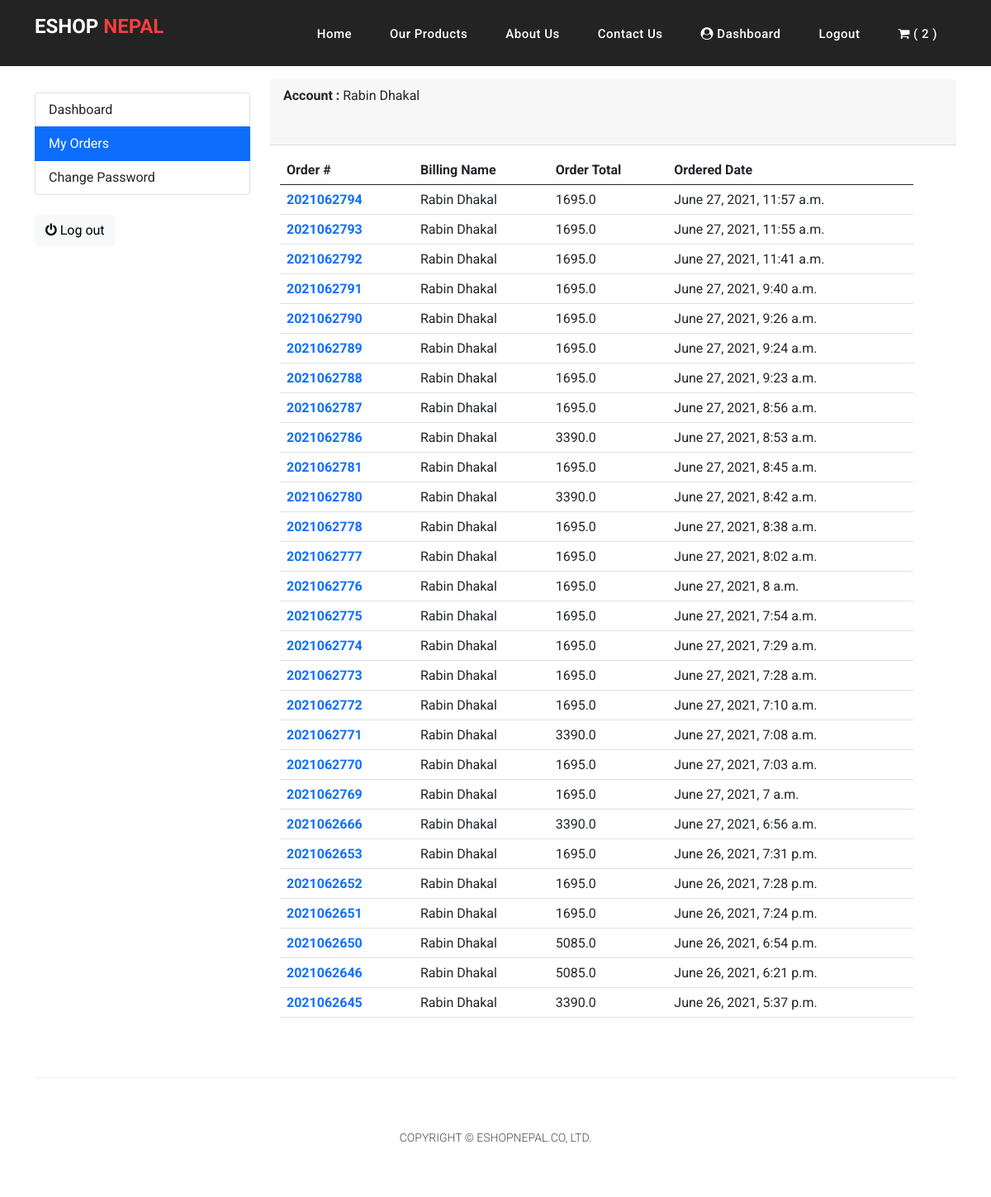
The app's page /account/my_orders/ (signed in), older data.
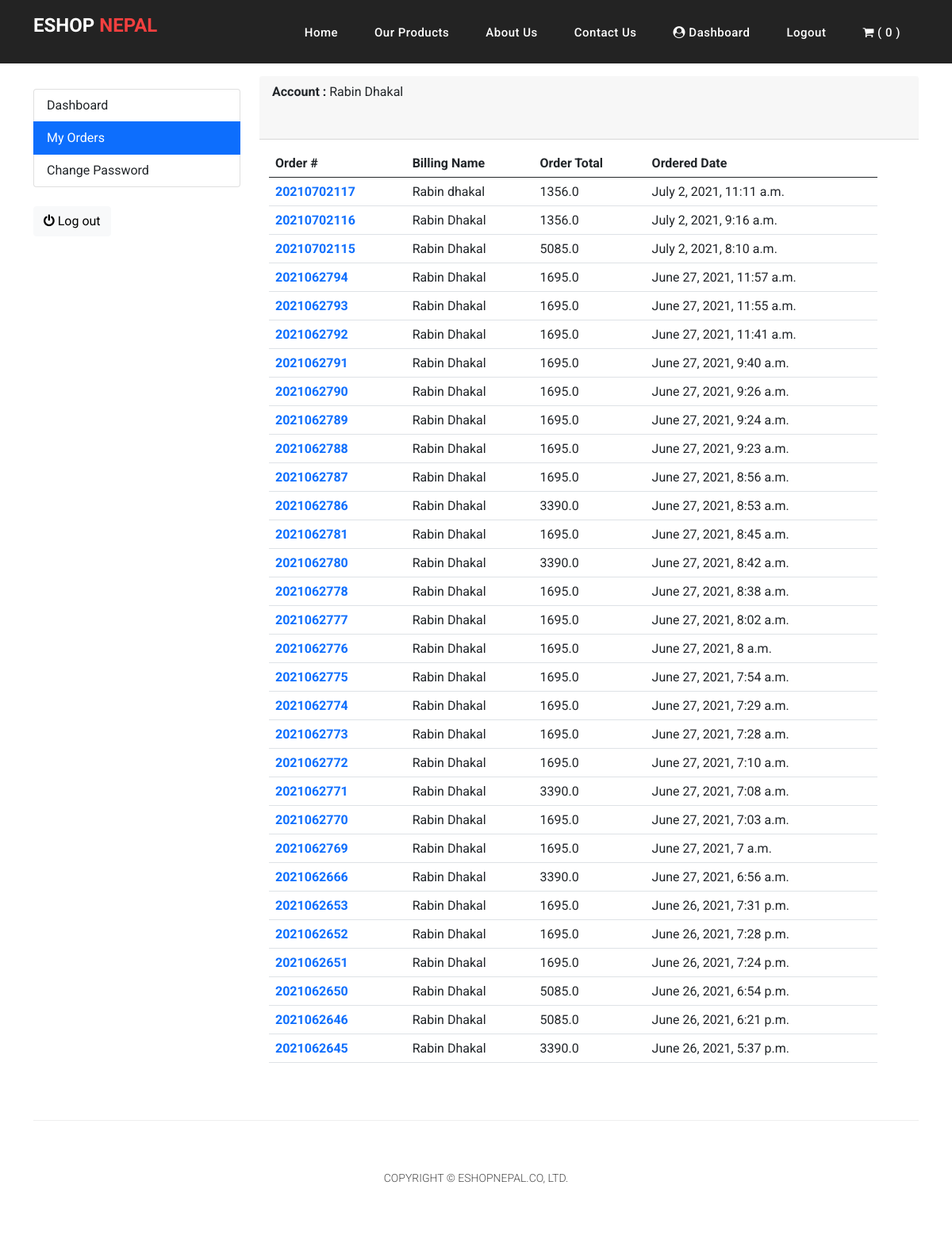
The same page, newer data.
### accounts/models.py (models this page shows, shortened)
class Account(AbstractBaseUser):
    first_name = models.CharField(max_length=50)
    last_name = models.CharField(max_length=50)
    username = models.CharField(max_length=50, unique=True)
    email = models.EmailField(
        verbose_name='email address',
        max_length=255,
        unique=True,
    )
    phone_number = models.CharField(max_length=50)
    date_joined = models.DateTimeField(auto_now_add=True)
    last_login = models.DateTimeField(auto_now_add=True)
    is_active = models.BooleanField(default=False)
    is_admin = models.BooleanField(default=False)
    is_staff = models.BooleanField(default=False)
    is_superadmin = models.BooleanField(default=False)
    objects = MyUserManager()
    USERNAME_FIELD = 'email'
    REQUIRED_FIELDS = ['first_name', 'last_name', 'username']

### orders/models.py (models this page shows, shortened)
class Order(models.Model):
    status = (
        ('New','New'),
        ('Accepted','Accepted'),
        ('Completed','Completed'),
        ('Cancelled','Cancelled'),
    )
    user = models.ForeignKey(Account, on_delete=models.SET_NULL, null=True)
    payment = models.ForeignKey(Payment, on_delete=models.SET_NULL, null=True, blank=True)
    order_number = models.CharField(max_length=20)
    first_name = models.CharField(max_length=50)
    last_name = models.CharField(max_length=50)
    phone_number = models.CharField(max_length=15)
    email = models.CharField(max_length=50)
    address_line1 = models.CharField(max_length=50)
    address_line2 = models.CharField(max_length=50, blank=True)
    country = models.CharField(max_length=50)
    state = models.CharField(max_length=50)
    city = models.CharField(max_length=50)
    order_note = models.CharField(max_length=100, blank=True)
    order_total = models.FloatField()
    tax = models.FloatField()
    status = models.CharField(max_length=10, choices=status, default='New')
    ip = models.CharField(max_length=20,blank=True)
    is_ordered = models.BooleanField(default=False)
    created_date = models.DateTimeField(auto_now_add=True)
    updated_date = models.DateTimeField(auto_now=True)
    def full_name(self):
        return f'{self.first_name} {self.last_name}'

### accounts/views.py (the view)
# urls.py: path('my_orders/', views.my_orders, name='my_orders'),
@login_required(login_url='login')
def my_orders(request):
    order = Order.objects.filter(user_id=request.user.id, is_ordered=True).order_by('-created_date')
    context = {
        'order':order
    }
    return render(request,'accounts/my_order.html',context)

### cart/context_preprocessors.py (called while the page is built)
def counter(request):
    count =0
    if 'admin' in request.path:
        return {}
    else:
        try:
            cart = Cart.objects.filter(cart_id=_sessionId(request))
            if request.user.is_authenticated:
                cart_items = CartItem.objects.all().filter(user=request.user)
            else:
                cart_items = CartItem.objects.all().filter(cart=cart[:1])
            for i in cart_items:
                count += i.quantity
        except Cart.DoesNotExist:
            count = 0
    return dict(cart_count = count)

### cart/views.py (called while the page is built)
def _sessionId(request):
    cart = request.session.session_key
    if not cart:
        cart = request.session.create()
    return cart

### category/context_preprocessor.py (called while the page is built)
def main_link(request):
    links = Category.objects.all()
    return dict(links=links)

### templates/accounts/my_order.html (shortened to what this page needs)
{% extends 'base.html' %}
{% block body %}
<section class="section-conten padding-y bg mt-3">
<div class="container">
	<div class="row">
	{% include 'includes/dashboard_sidebar.html' %}
	<main class="col-md-9">
		<article class="card">
		<header class="card-header">
			<strong class="d-inline-block mr-3">Account :</strong>
			<span>{{request.user.first_name}} {{request.user.last_name}}</span>
		</header>
		<div class="card-body">
			<div class="row">
				<div class="col-md-12">
					<div class="card">
						<div class="card-body">
                            <div class="col-md-12">
                            <table class="table table-hover" style="margin: -20px;">
  <thead>
    <tr>
      <th scope="col">Order #</th>
      <th scope="col">Billing Name</th>
      <th scope="col">Order Total</th>
      <th scope="col">Ordered Date</th>
    </tr>
  </thead>
  <tbody>
    {% for i in order %}
    <tr>
      <th scope="row"><a href="{% url 'order_details' i.order_number %}">{{i.order_number}}</a></th>
      <td>{{i.full_name}}</td>
      <td>{{i.order_total}}</td>
      <td>{{i.created_date}}</td>
    </tr>
    {% endfor %}
  </tbody>
</table>
						</div>
					</div>
						</div>
					</div>
				</div>
				</div>
			</div>
		</div>
</section>
{% endblock body %}

### templates/base.html (shortened to what this page needs)
{% load static %}
<html lang="en">
  <head>
        <link href="https://cdn.jsdelivr.net/npm/simple-datatables@latest/dist/style.css" rel="stylesheet" />
        <link href="{% static 'assets/css/styles.css' %}" rel="stylesheet" />
    <link href="https://cdn.jsdelivr.net/npm/bootstrap@5.0.2/dist/css/bootstrap.min.css" rel="stylesheet">
    <link rel="stylesheet" href="{% static 'assets/css/custom.css' %}">
    <link rel="stylesheet" href="{% static 'assets/css/style.css' %}">
    <link rel="stylesheet" href="{% static 'assets/css/fontawesome.css' %}">
    <link rel="stylesheet" href="https://cdnjs.cloudflare.com/ajax/libs/font-awesome/4.7.0/css/font-awesome.min.css">
    <link rel="stylesheet" href="{% static 'assets/css/eshop.css' %}">
    <link rel="stylesheet" href="{% static 'assets/css/owl.css' %}">
  </head>
{% include 'includes/header.html' %}
{% block body %}
{% endblock body %}
{% include 'includes/footer.html' %}

### templates/includes/header.html (shortened to what this page needs)
{% load static %}
<header class=".head">
  <nav class="navbar navbar-expand-lg">
    <div class="container">
      <a class="navbar-brand" href="index.html">
        <h2>Eshop <em>Nepal</em></h2>
      </a>
      <div class="collapse navbar-collapse" id="navbarResponsive">
        <ul class="navbar-nav ms-auto">
          <li class="nav-item {% if '/' == request.path %}active{% endif %}">
            <a class="nav-link" href="{% url 'home' %}">Home
            </a>
          </li>
          <li class="nav-item {% if '/store/' == request.path %}active{% endif %}">
            <a class="nav-link" href="{% url 'store' %}">Our Products</a>
          </li>
          <li class="nav-item {% if '/about/' == request.path %}active{% endif %}">
            <a class="nav-link" href="{% url 'about' %}">About Us</a>
          </li>
          <li class="nav-item {% if '/contact/' == request.path %}active{% endif %}">
            <a class="nav-link" href="{% url 'contact' %}">Contact Us</a>
          </li>
          <li class="nav-item {% if '/account/' == request.path %}active{% endif %}">
              {% if user.id is None %}
              <a class="nav-link text-center" href="{% url 'login' %}">login</a>
              {% else %}
              <a class="nav-link text-center" href="{% url 'dashboard' %}"><i class="fa fa-user-circle"></i> Dashboard</a>
          </li>
          <li class="nav-item {% if '/account/login/' == request.path %}active{% endif %}">
            <a class="nav-link" href="{% url 'logout' %}">Logout</a>
          </li>
          {% endif %}
          <li class="nav-item {% if '/cart/' == request.path %}active{% endif %}">
              <a href="{% url 'cart' %}" class="nav-link">
                <i class="fa fa-shopping-cart"></i> ( {{cart_count}} )
              </a>
            </div>
      </div>
  </nav>
</header>

### templates/includes/dashboard_sidebar.html
<aside class="col-md-3 mt-3">
		<ul class="list-group">
			<a class="list-group-item {% if '/account/' == request.path %}active{% endif %}" href="{% url 'dashboard' %}">Dashboard</a>
			<a class="list-group-item {% if '/my_orders/' in request.path %}active{% endif %}" href="{% url 'my_orders' %}">My Orders</a>
			<a class="list-group-item {% if '/account/edit_password/' == request.path %}active{% endif %}" href="{% url 'edit_password' %}">Change Password</a>
		</ul>
		<br>
		<a class="btn btn-light btn-block" href="{% url 'logout' %}"> <i class="fa fa-power-off"></i> <span class="text">Log out</span> </a>
	</aside>

### templates/includes/footer.html (shortened to what this page needs)
{% load static %}
<footer>
  <div class="container">
    <div class="row">
      <div class="col-md-12">
        <div class="inner-content">
          <p>Copyright &copy; EshopNepal.Co, Ltd.
        </div>
      </div>
    </div>
  </div>
</footer>
</body >
</html >

### static/assets/css/style.css (style rules this page uses)
* { margin: 0; padding: 0; box-sizing: border-box; font-family: 'Roboto', sans-serif; }
.card { border: none; }
h2 { font-size: 1.5rem; }

### static/assets/css/eshop.css (style rules this page uses)
p { margin-bottom: 0px; font-size: 14px; font-weight: 300; color: #4a4a4a; line-height: 24px; }
a { text-decoration: none!important; }
ul { padding: 0; margin: 0; list-style: none; }
h1,h2,h3,h4,h5,h6 { margin: 0px; }
header { z-index: 99999; width: 100%; height: 80px; background-color: #232323; -webkit-transition: all 0.3s ease-in-out 0s; -moz-transition: all 0.3s ease-in-out 0s; -o-transition: all 0.3s ease-in-out 0s; transition: all 0.3s ease-in-out 0s; }
header .navbar { padding: 17px 0px; }
.navbar .navbar-brand { float: left; margin-top: -12px; outline: none; }
.navbar .navbar-brand h2 { color: #fff; text-transform: uppercase; font-size: 24px; font-weight: 700; -webkit-transition: all .3s ease 0s; -moz-transition: all .3s ease 0s; -o-transition: all .3s ease 0s; transition: all .3s ease 0s; }
.navbar .navbar-brand h2 em { font-style: normal; color: #f33f3f; }
#navbarResponsive { z-index: 999; }
.navbar-collapse { text-align: center; }
.navbar .navbar-nav .nav-item { margin: 0px 15px; }
.navbar .navbar-nav a.nav-link { text-transform: capitalize; font-size: 15px; font-weight: 500; letter-spacing: 0.5px; color: #fff; transition: all 0.5s; margin-top: 5px; }
footer { text-align: center; }
footer .inner-content { border-top: 1px solid #eee; margin-top: 60px; padding: 60px 0px; }
footer .inner-content p { text-transform: uppercase; }

Row changes from the older to the newer data that the page shows:
added Order: order_number "20210702117", full_name "Rabin dhakal", order_total "1356.0", created_date "July 2, 2021, 11:11 a.m."
added Order: order_number "20210702116", full_name "Rabin Dhakal", order_total "1356.0", created_date "July 2, 2021, 9:16 a.m."
added Order: order_number "20210702115", full_name "Rabin Dhakal", order_total "5085.0", created_date "July 2, 2021, 8:10 a.m."
Text that changed along with them:
{{ cart_count }}: "2" → "0"
